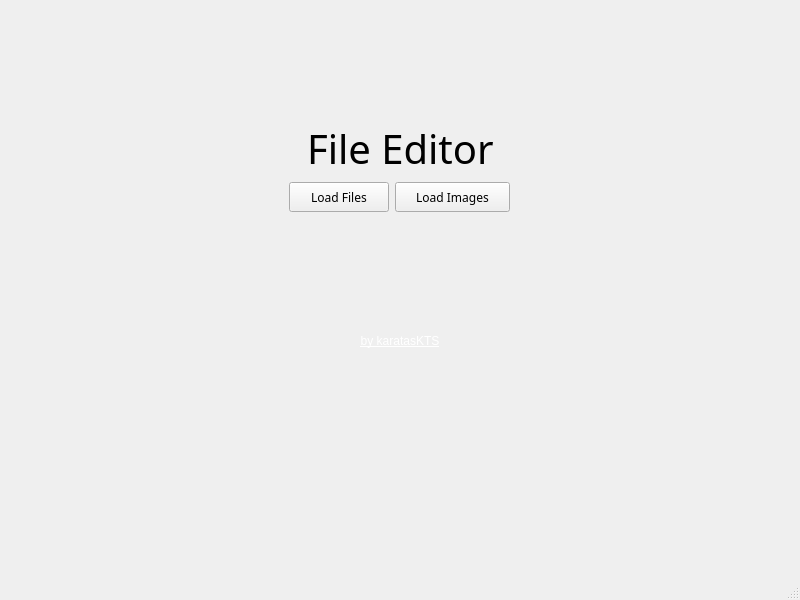
<?xml version="1.0" encoding="UTF-8"?>
<ui version="4.0">
 <class>MainWindow</class>
 <widget class="QMainWindow" name="MainWindow">
  <property name="geometry">
   <rect>
    <x>0</x>
    <y>0</y>
    <width>800</width>
    <height>600</height>
   </rect>
  </property>
  <property name="maximumSize">
   <size>
    <width>800</width>
    <height>600</height>
   </size>
  </property>
  <property name="windowTitle">
   <string>MainWindow</string>
  </property>
  <widget class="QWidget" name="centralwidget">
   <widget class="QWidget" name="widget" native="true">
    <property name="geometry">
     <rect>
      <x>264</x>
      <y>95</y>
      <width>272</width>
      <height>369</height>
     </rect>
    </property>
    <property name="maximumSize">
     <size>
      <width>301</width>
      <height>371</height>
     </size>
    </property>
    <property name="layoutDirection">
     <enum>Qt::LayoutDirection::LeftToRight</enum>
    </property>
    <property name="locale">
     <locale language="English" country="UnitedStates"/>
    </property>
    <layout class="QVBoxLayout" name="verticalLayout">
     <item>
      <layout class="QHBoxLayout" name="horizontalLayout_2">
       <item>
        <spacer name="horizontalSpacer_4">
         <property name="orientation">
          <enum>Qt::Orientation::Horizontal</enum>
         </property>
         <property name="sizeHint" stdset="0">
          <size>
           <width>40</width>
           <height>20</height>
          </size>
         </property>
        </spacer>
       </item>
       <item>
        <widget class="QLabel" name="label_3">
         <property name="maximumSize">
          <size>
           <width>170</width>
           <height>170</height>
          </size>
         </property>
         <property name="sizeIncrement">
          <size>
           <width>200</width>
           <height>200</height>
          </size>
         </property>
         <property name="baseSize">
          <size>
           <width>0</width>
           <height>0</height>
          </size>
         </property>
         <property name="text">
          <string/>
         </property>
         <property name="pixmap">
          <pixmap resource="../resources/fonts.qrc">:/new/prefix1/icons/edit.png</pixmap>
         </property>
         <property name="scaledContents">
          <bool>true</bool>
         </property>
         <property name="alignment">
          <set>Qt::AlignmentFlag::AlignCenter</set>
         </property>
        </widget>
       </item>
       <item>
        <spacer name="horizontalSpacer_3">
         <property name="orientation">
          <enum>Qt::Orientation::Horizontal</enum>
         </property>
         <property name="sizeHint" stdset="0">
          <size>
           <width>40</width>
           <height>20</height>
          </size>
         </property>
        </spacer>
       </item>
      </layout>
     </item>
     <item>
      <layout class="QHBoxLayout" name="horizontalLayout">
       <item>
        <spacer name="horizontalSpacer">
         <property name="orientation">
          <enum>Qt::Orientation::Horizontal</enum>
         </property>
         <property name="sizeHint" stdset="0">
          <size>
           <width>40</width>
           <height>20</height>
          </size>
         </property>
        </spacer>
       </item>
       <item>
        <widget class="QLabel" name="label">
         <property name="font">
          <font>
           <family>Poppins Medium</family>
           <pointsize>30</pointsize>
          </font>
         </property>
         <property name="text">
          <string>File Editor</string>
         </property>
        </widget>
       </item>
       <item>
        <spacer name="horizontalSpacer_2">
         <property name="orientation">
          <enum>Qt::Orientation::Horizontal</enum>
         </property>
         <property name="sizeHint" stdset="0">
          <size>
           <width>40</width>
           <height>20</height>
          </size>
         </property>
        </spacer>
       </item>
      </layout>
     </item>
     <item>
      <layout class="QHBoxLayout" name="horizontalLayout_3">
       <item>
        <spacer name="horizontalSpacer_5">
         <property name="orientation">
          <enum>Qt::Orientation::Horizontal</enum>
         </property>
         <property name="sizeHint" stdset="0">
          <size>
           <width>40</width>
           <height>20</height>
          </size>
         </property>
        </spacer>
       </item>
       <item>
        <widget class="QPushButton" name="loadfiles">
         <property name="minimumSize">
          <size>
           <width>100</width>
           <height>30</height>
          </size>
         </property>
         <property name="baseSize">
          <size>
           <width>100</width>
           <height>30</height>
          </size>
         </property>
         <property name="font">
          <font>
           <family>Poppins Medium</family>
          </font>
         </property>
         <property name="text">
          <string>Load Files</string>
         </property>
         <property name="icon">
          <iconset theme="QIcon::ThemeIcon::FolderNew"/>
         </property>
        </widget>
       </item>
       <item>
        <widget class="QPushButton" name="loadimages2">
         <property name="minimumSize">
          <size>
           <width>115</width>
           <height>30</height>
          </size>
         </property>
         <property name="baseSize">
          <size>
           <width>110</width>
           <height>30</height>
          </size>
         </property>
         <property name="font">
          <font>
           <family>Poppins Medium</family>
          </font>
         </property>
         <property name="text">
          <string>Load Images</string>
         </property>
         <property name="icon">
          <iconset theme="QIcon::ThemeIcon::CameraWeb"/>
         </property>
        </widget>
       </item>
       <item>
        <spacer name="horizontalSpacer_6">
         <property name="orientation">
          <enum>Qt::Orientation::Horizontal</enum>
         </property>
         <property name="sizeHint" stdset="0">
          <size>
           <width>40</width>
           <height>20</height>
          </size>
         </property>
        </spacer>
       </item>
      </layout>
     </item>
     <item>
      <spacer name="verticalSpacer_2">
       <property name="orientation">
        <enum>Qt::Orientation::Vertical</enum>
       </property>
       <property name="sizeHint" stdset="0">
        <size>
         <width>20</width>
         <height>40</height>
        </size>
       </property>
      </spacer>
     </item>
     <item>
      <widget class="QLabel" name="label_2">
       <property name="autoFillBackground">
        <bool>true</bool>
       </property>
       <property name="locale">
        <locale language="English" country="UnitedStates"/>
       </property>
       <property name="text">
        <string>&lt;html&gt;&lt;head/&gt;&lt;body&gt;&lt;p&gt;&lt;a href=&quot;https://github.com/KaratasKTS&quot;&gt;&lt;span style=&quot; text-decoration: underline; color:#ffffff;&quot;&gt;by karatasKTS&lt;/span&gt;&lt;/a&gt;&lt;/p&gt;&lt;/body&gt;&lt;/html&gt;</string>
       </property>
       <property name="alignment">
        <set>Qt::AlignmentFlag::AlignCenter</set>
       </property>
      </widget>
     </item>
     <item>
      <spacer name="verticalSpacer">
       <property name="orientation">
        <enum>Qt::Orientation::Vertical</enum>
       </property>
       <property name="sizeHint" stdset="0">
        <size>
         <width>20</width>
         <height>37</height>
        </size>
       </property>
      </spacer>
     </item>
    </layout>
   </widget>
  </widget>
  <widget class="QMenuBar" name="menubar">
   <property name="geometry">
    <rect>
     <x>0</x>
     <y>0</y>
     <width>800</width>
     <height>17</height>
    </rect>
   </property>
  </widget>
  <widget class="QStatusBar" name="statusbar"/>
 </widget>
 <resources>
  <include location="../resources/fonts.qrc"/>
 </resources>
 <connections/>
</ui>
